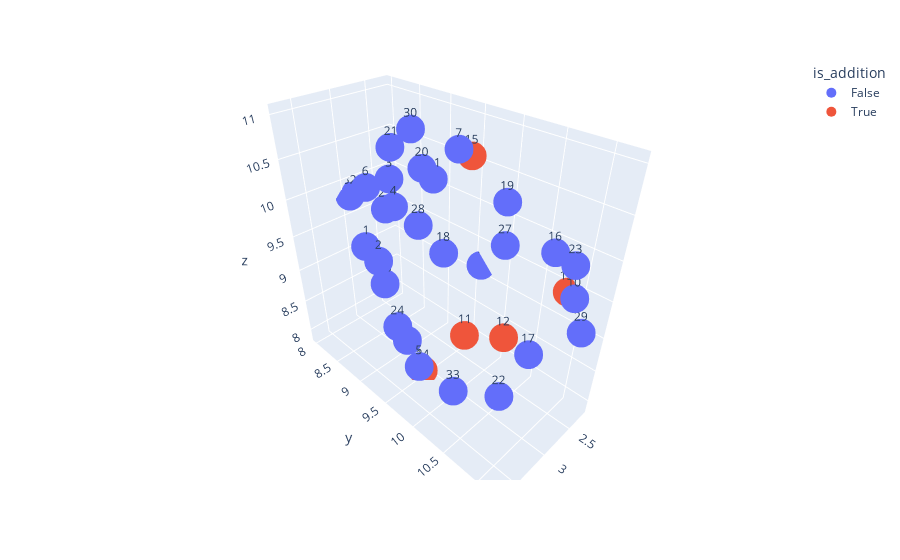

Write notebook code for a chart like this one.
### Code cell
import plotly.express as px

fig = px.scatter_3d(tf_idf_reduced, y="y", x="x", z="z", text="chapter", color="is_addition")
fig.update_traces(marker_size=10)
fig.show()

### Figure 1 — Plotly figure (JSON) as saved in the notebook; plotly's stock layout.template omitted (floating-point values rounded to 4 significant figures)
{"data": [{"hovertemplate": "is_addition=False<br>x=%{x}<br>y=%{y}<br>z=%{z}<br>chapter=%{text}<extra></extra>", "legendgroup": "False", "marker": {"color": "#636efa", "size": 10, "symbol": "circle"}, "mode": "markers+text", "name": "False", "scene": "scene", "showlegend": true, "text": ["1", "2", "3", "4", "5", "6", "7", "8", "9", "10", "16", "17", "18", "19", "20", "21", "22", "23", "24", "25", "26", "27", "28", "29", "30", "31", "32", "33"], "type": "scatter3d", "x": [2.925, 3.724, 2.568, 3.652, 3.436, 3.486, 2.999, 3.16, 2.206, 2.733, 2.391, 2.445, 3.615, 2.398, 3.153, 2.764, 2.895, 2.809, 3.476, 2.504, 2.931, 3.144, 2.421, 2.524, 3.038, 2.625, 2.961, 3.153], "y": [8.196, 9.523, 8.332, 9.718, 9.755, 9.091, 9.905, 9.238, 9.595, 11.17, 10.7, 10.59, 10.32, 10.06, 9.569, 8.627, 10.55, 11.16, 9.453, 8.138, 8.563, 10.62, 8.689, 11.21, 9.295, 9.184, 8.017, 10.05], "z": [9.109, 9.896, 10.01, 10.55, 8.373, 10.47, 10.97, 8.264, 9.138, 9.79, 9.926, 8.459, 10.31, 10.26, 10.72, 10.56, 8.055, 10.2, 8.833, 9.486, 8.686, 10.32, 9.427, 9.25, 11.01, 10.31, 9.799, 7.955]}, {"hovertemplate": "is_addition=True<br>x=%{x}<br>y=%{y}<br>z=%{z}<br>chapter=%{text}<extra></extra>", "legendgroup": "True", "marker": {"color": "#EF553B", "size": 10, "symbol": "circle"}, "mode": "markers+text", "name": "True", "scene": "scene", "showlegend": true, "text": ["11", "12", "13", "14", "15"], "type": "scatter3d", "x": [2.5, 2.358, 2.255, 3.137, 2.53], "y": [9.623, 10.15, 10.84, 9.496, 9.659], "z": [8.172, 8.383, 9.424, 7.892, 10.69]}], "layout": {"legend": {"title": {"text": "is_addition"}, "tracegroupgap": 0}, "margin": {"t": 60}, "scene": {"domain": {"x": [0, 1], "y": [0, 1]}, "xaxis": {"title": {"text": "x"}}, "yaxis": {"title": {"text": "y"}}, "zaxis": {"title": {"text": "z"}}}}}
